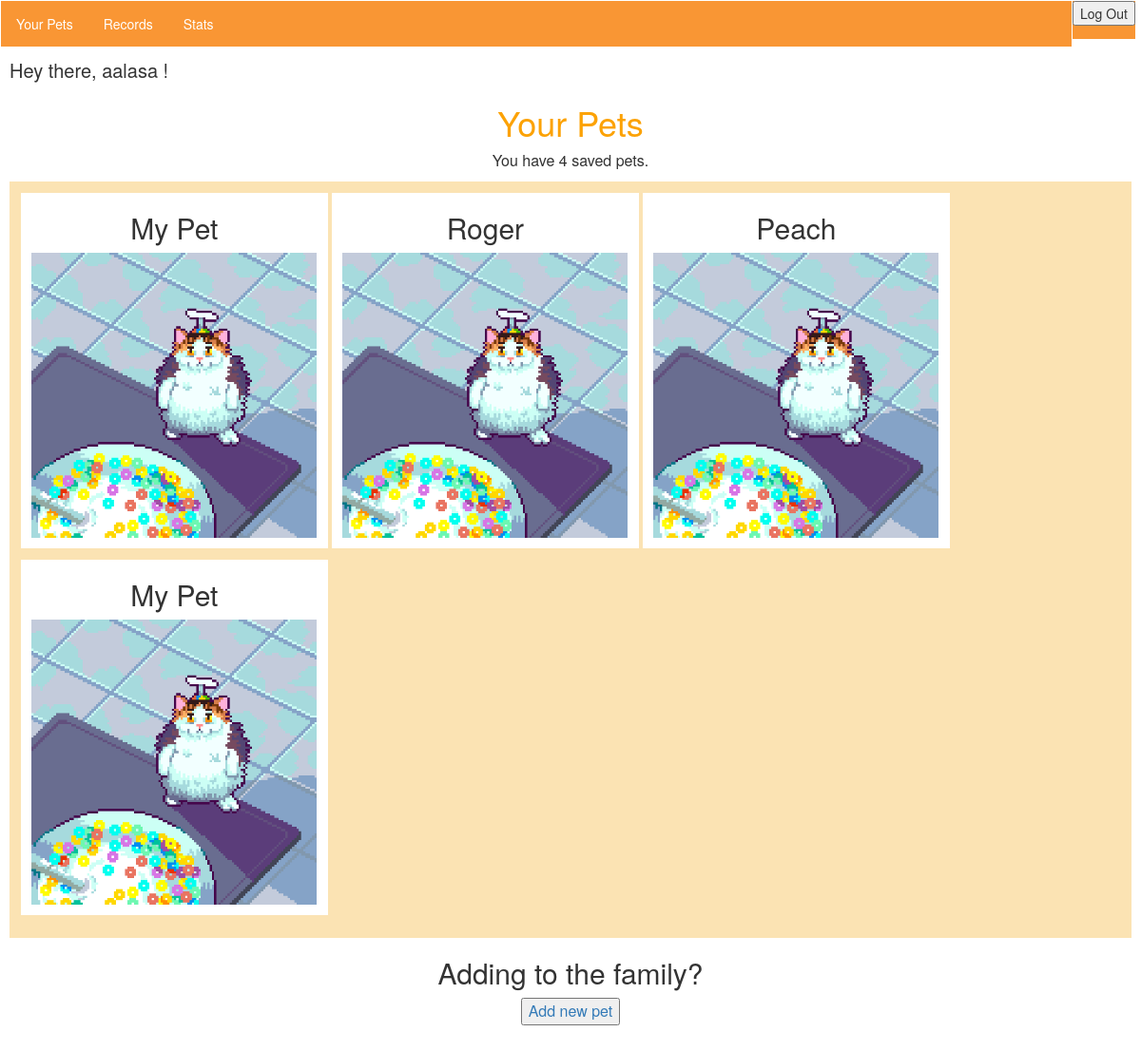
/records/your-pet/ (signed in), run on an earlier commit of the app's database.
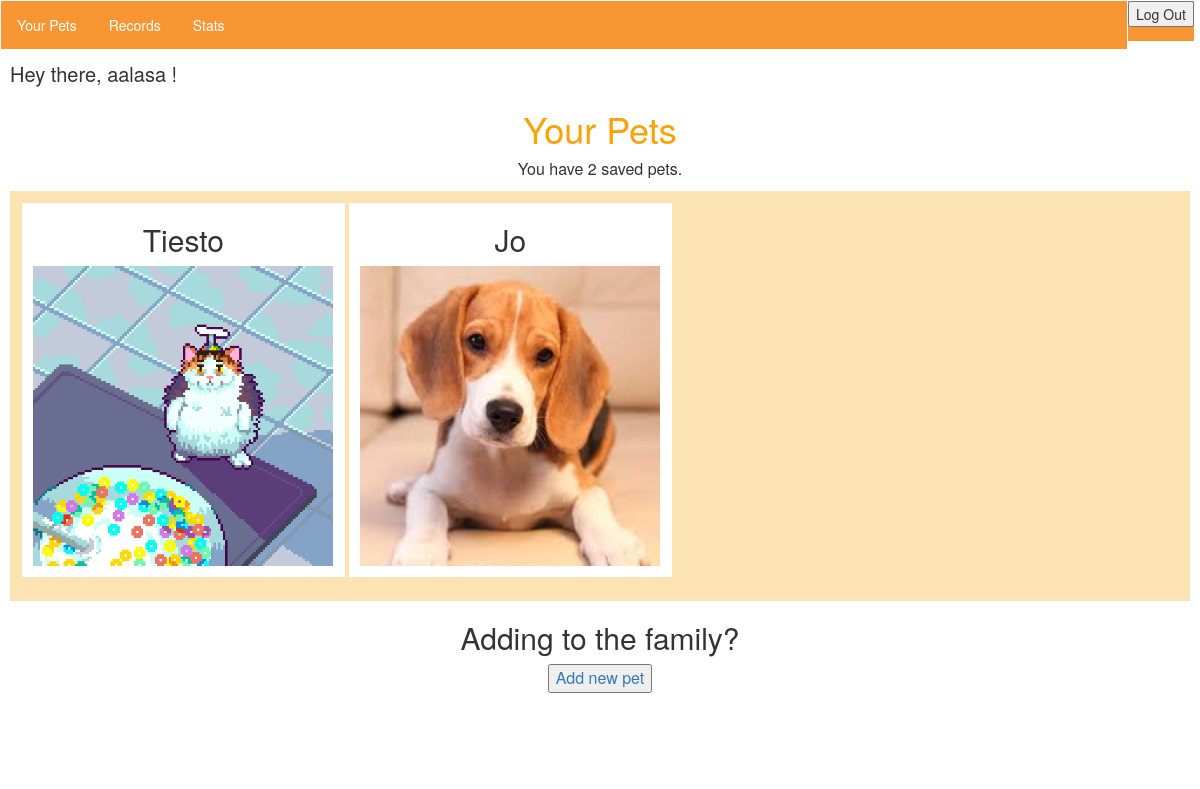
And on a later commit of the database.
### records/models.py (models this page shows, shortened)
class Pet(models.Model):
    petName = models.CharField(max_length=100, default='My Pet')
    petImage = models.ImageField(default='default.png', blank=True)
    author = models.ForeignKey(User, on_delete=models.CASCADE, default=None)

### records/views.py (the view)
@login_required(login_url="/accounts/login/")
def your_pet(request):
    pets = Pet.objects.filter(author_id=request.user)
    numberOfPets = len(pets)
    return render(request, 'records/your-pet.html', {'pets': pets, 'number': numberOfPets},)

### records/templates/records/your-pet.html
{% extends 'interior_layout.html' %}
{% block content %}
<h1>Your Pets</h1>
<div style="font-size:medium; margin-left: 0%; background:transparent; text-align:center;">
    <p>You have {{number}} saved pets.</p></div>
<div id="family_wrapper" style="margin: 0; padding:1%; background:#fbe3b3; text-align:left;">
        {% for pet in pets %}
    <div class="individual_pet" style="background:white; margin-bottom:1%; padding-right:1%; padding-bottom:1%; padding-left:1%; width:auto; text-align:center; display:inline-block;" >
        <h2>{{pet.petName}}</h2>
        <img src="{{ pet.petImage.url }}" width="300px"></div>
    {% endfor %}
</div>
<div style="font-size:medium; margin-bottom: 5%; background:transparent; text-align:center;"><h2>Adding to the family?</h2>
    <a href="/records/addpet"><button>Add new pet</button></a></div>
    </div>
{% endblock %}

### templates/interior_layout.html (shortened to what this page needs)
{% load static from staticfiles %}
<html>
    <head>
        <link rel="stylesheet" href="//maxcdn.bootstrapcdn.com/bootstrap/3.2.0/css/bootstrap.min.css">
        <link rel="stylesheet" href="//maxcdn.bootstrapcdn.com/bootstrap/3.2.0/css/bootstrap-theme.min.css">
        <link rel="stylesheet" href="{% static 'style.css' %}">
    </head>
    <body>
        <div class="navbar" style="width:94%; float:left; display:inline;">
            <ul>
                <li><a href="/records/your-pet">Your Pets</a></li>
                                <li><a href="/records">Records</a></li>
                <li><a href="/stats">Stats</a></li>
            </ul></div>
<ul class="logout_button" style="margin-right:0px; position:absolute; display:inline; clear:right; margin-left:0px; margin-top:1px; width:auto;">
                    <form class="logout-link" action="/accounts/logout/" method="POST">
                        <button class="logout_button" type="submit">Log Out</button>
                    </form>
            </ul>
<br >
        <div class="wrapper">
            <p style=" font-size: 20px;">Hey there, {{ request.user }} !</p>
            {% block content %}
            {% endblock %}
    </body>
</html>

### records/static/style.css (style rules this page uses)
body { background: #ffffff; }
h1 { text-align: center; color: #FCA205; }
.navbar { height: 40px; }
ul { list-style-type: none; margin: 0; padding: 0; overflow: hidden; background-color: #f99634; }
li { float: left; }
li a { display: block; color: white; text-align: center; padding: 14px 16px; text-decoration: none; }
* { box-sizing: border-box; }
.wrapper { width:100%; background:white; position:absolute; margin-top:30px; padding:10px; }

What changed in the data, as far as the page shows it:
removed Pet: petName "My Pet", petImage (placeholder picture)
removed Pet: petName "Roger", petImage (placeholder picture)
removed Pet: petName "Peach", petImage (placeholder picture)
removed Pet: petName "My Pet", petImage (placeholder picture)
added Pet: petName "Tiesto", petImage (placeholder picture)
added Pet: petName "Jo", petImage (picture)
Also different on the page:
{{ number }}: "4" → "2"
